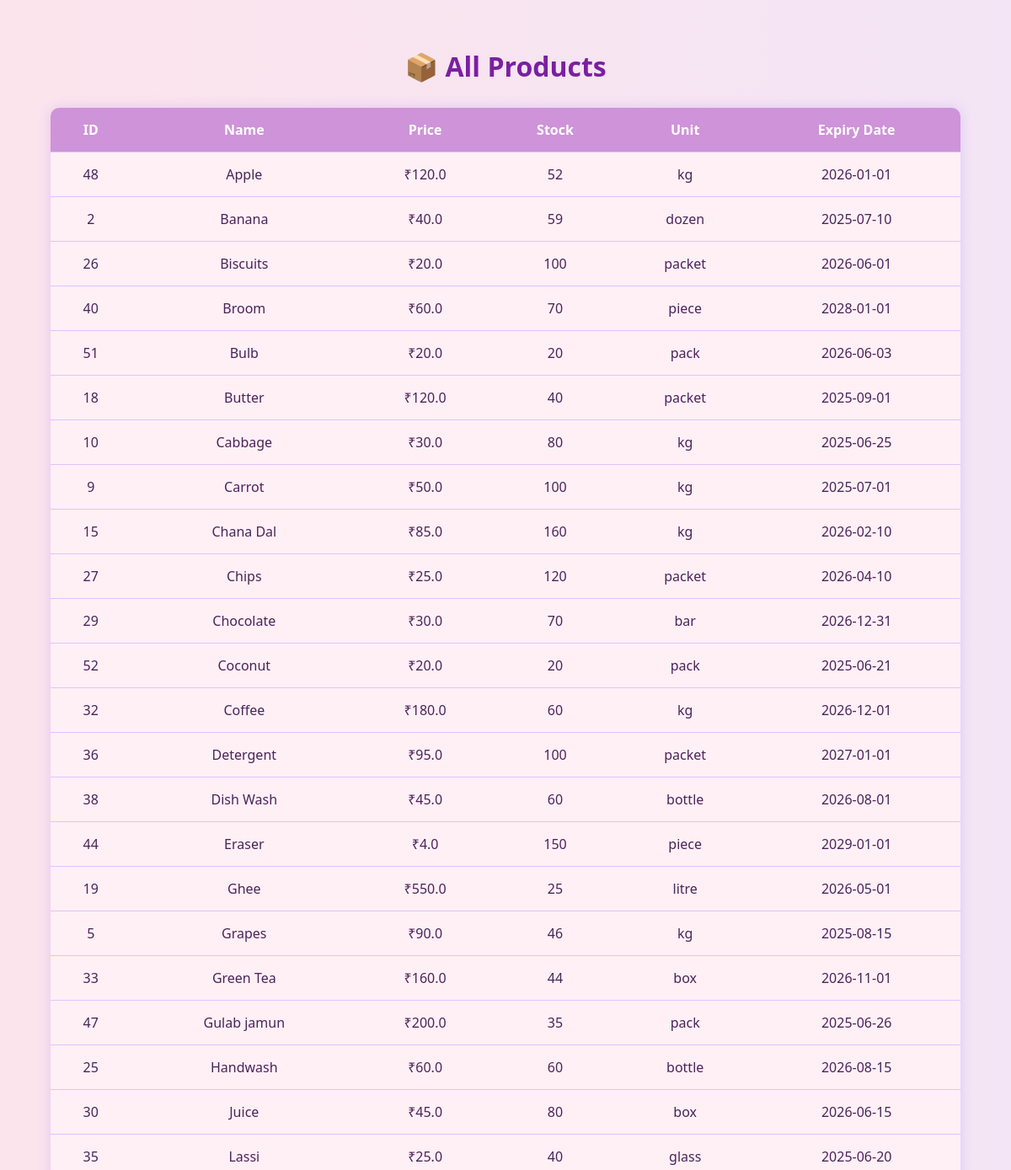
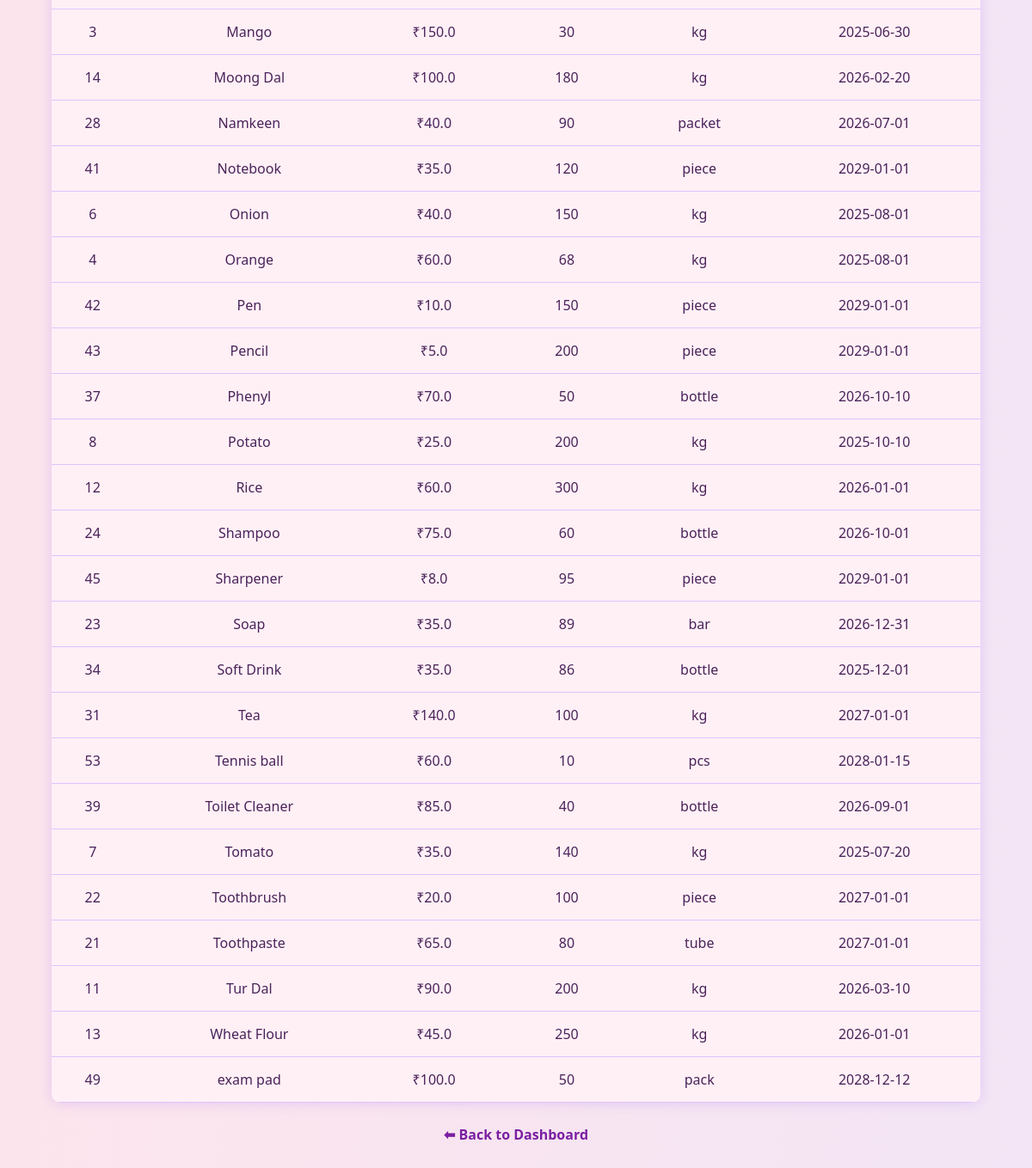
Page /manager/products (signed in) on the earlier database version (2 pictures, top to bottom).
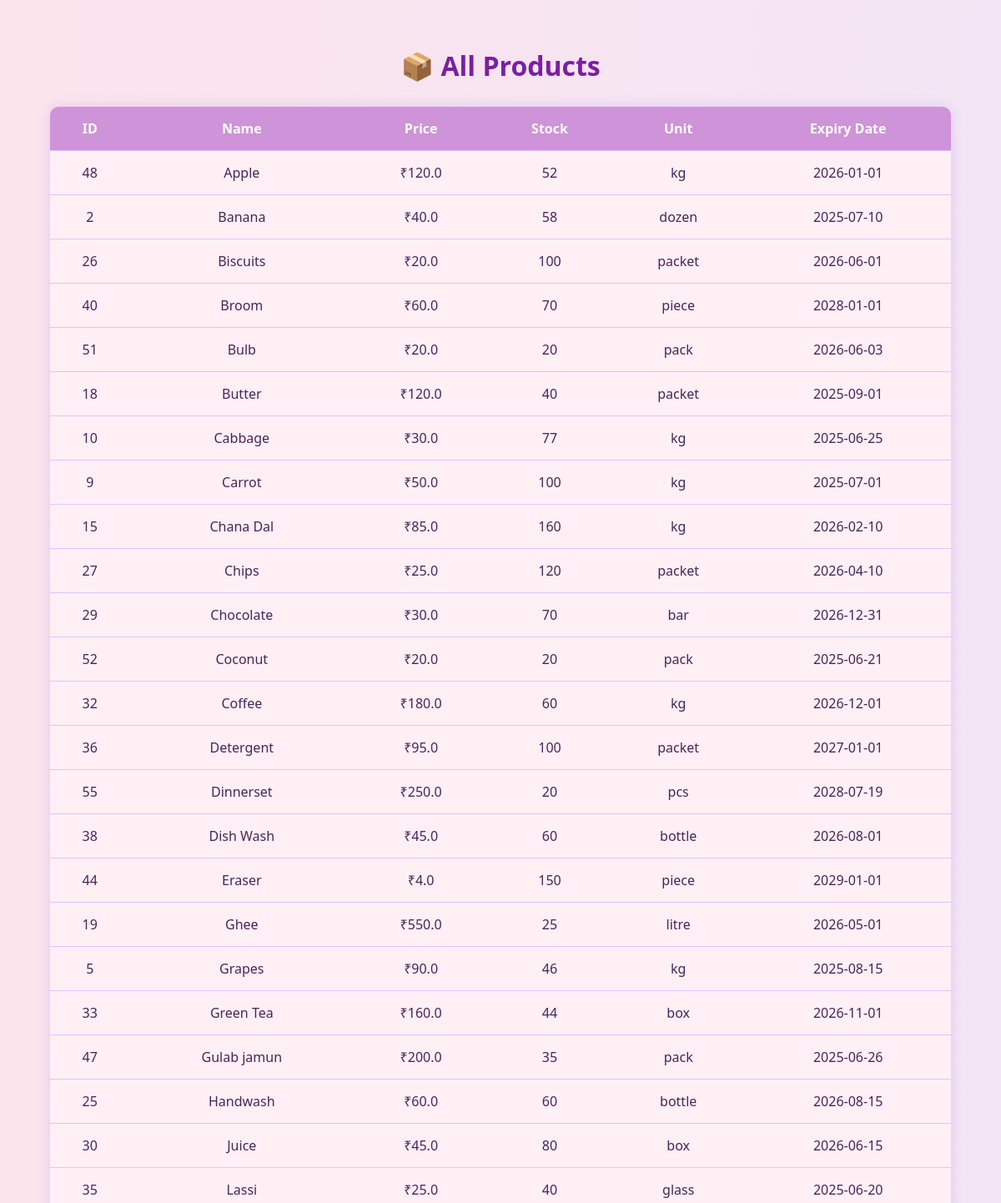
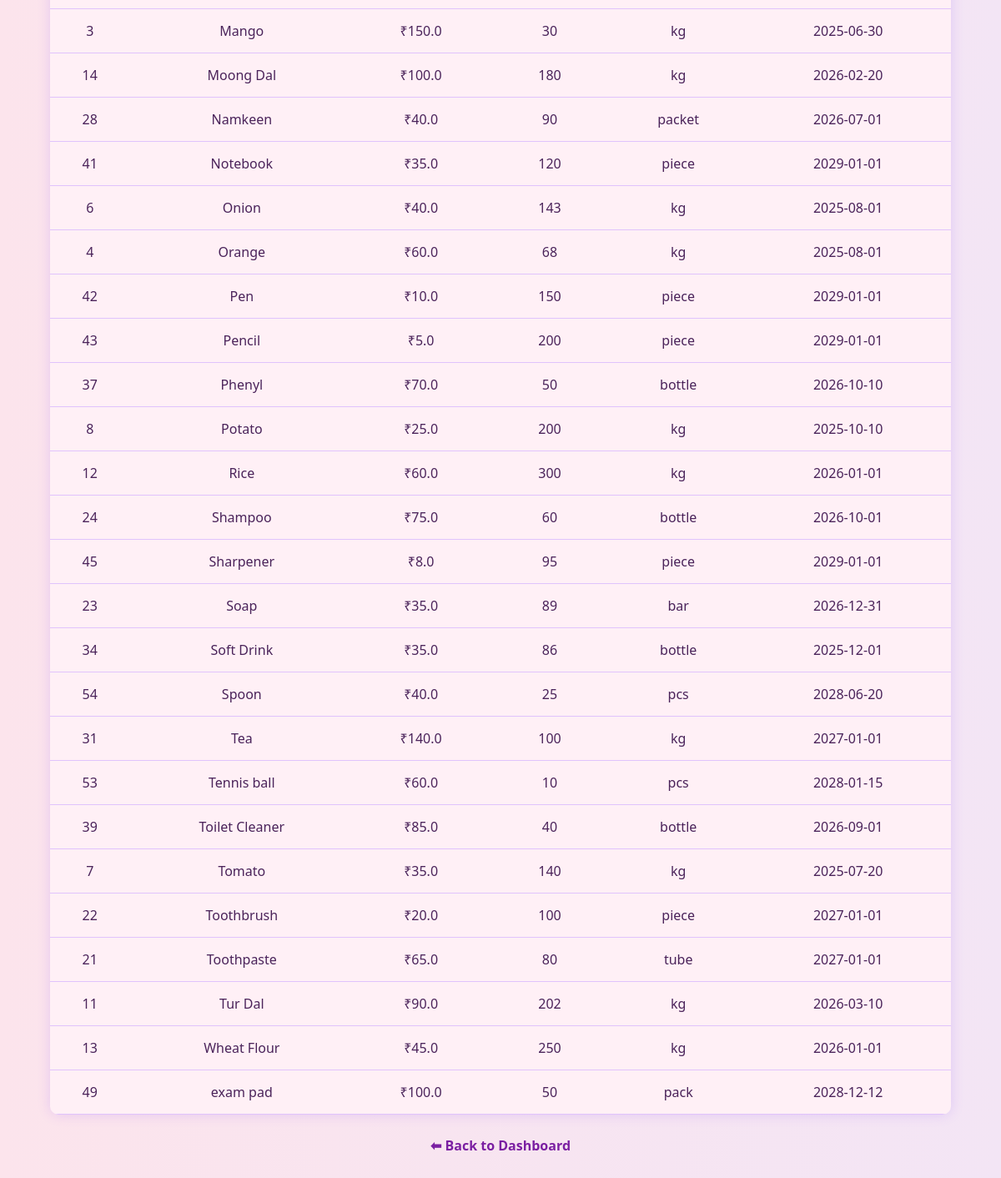
Same page on the later database version (2 pictures, top to bottom).
### tables this page shows
CREATE TABLE products(
            id INTEGER PRIMARY KEY AUTOINCREMENT,
            name TEXT NOT NULL,
            description TEXT,
            price REAL NOT NULL,
            stock INTEGER NOT NULL,
            expiry_date TEXT,
            unit TEXT NOT NULL,
            image_url TEXT,
            category TEXT
        );

### app.py (the view)
@app.route('/manager/products')
def manager_view_products():
    if 'role' in session and session['role'] == 'manager':
        with get_db_connection() as conn:
            cursor = conn.cursor()
            cursor.execute("""
                SELECT id, name, price, stock, expiry_date, unit, image_url
                FROM products
                ORDER BY name ASC
            """)
            products = cursor.fetchall()
        return render_template("manager_products.html", products=products)
    return redirect('/login')

### app.py (called while the page is built)
@contextmanager
def get_db_connection():
    conn = sqlite3.connect("grocery.db", timeout=10)
    conn.execute("PRAGMA journal_mode=WAL;")
    try:
        yield conn
        conn.commit()
    except Exception as e:
        conn.rollback()
        raise e
    finally:
        conn.close()

### templates/manager_products.html (shortened to what this page needs)
<!DOCTYPE html>
<html lang="en">
<head>
    <link href="https://cdn.jsdelivr.net/npm/bootstrap@5.3.3/dist/css/bootstrap.min.css" rel="stylesheet">
</head>
<body>
    <h2>📦 All Products</h2>
    <table>
        <tr>
            <th>ID</th>
            <th>Name</th>
            <th>Price</th>
            <th>Stock</th>
            <th>Unit</th>
            <th>Expiry Date</th>
        </tr>
        {% for prod in products %}
        <tr class="{% if loop.index <= 2 %}top-row{% endif %}">
            <td>{{ prod[0] }}</td>
            <td>
                {{ prod[1] }}
            </td>
            <td>₹{{ prod[2] }}</td>
            <td>{{ prod[3] }}</td>
            <td>{{ prod[5] }}</td>
            <td>{{ prod[4] or '—' }}</td>
        </tr>
        {% endfor %}
    </table>
    <a class="back-link" href="{{ url_for('manager_dashboard') }}">⬅ Back to Dashboard</a>
</body>
</html>

Differences in the rows shown:
changed products "Banana": stock "59" → "58"
changed products "Cabbage": stock "80" → "77"
added products: id "55", name "Dinnerset", price "250.0", stock "20", unit "pcs", expiry_date "2028-07-19"
changed products "Onion": stock "150" → "143"
added products: id "54", name "Spoon", price "40.0", stock "25", unit "pcs", expiry_date "2028-06-20"
changed products "Tur Dal": stock "200" → "202"
